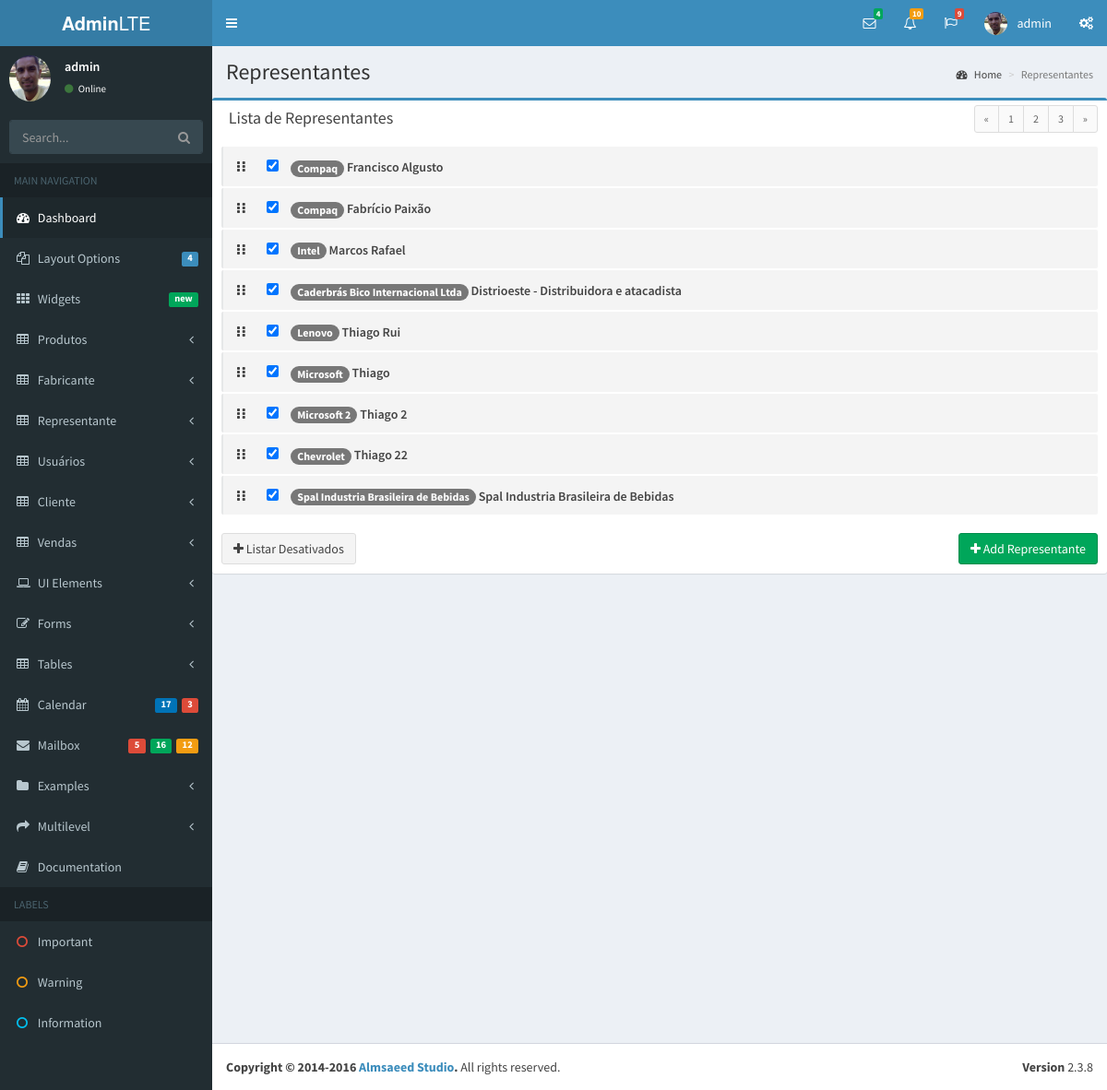
The page /views/representante/ (signed in) on the database its author committed.
### tables this page shows
CREATE TABLE `representante` (
  `idRepresentante` int(11) NOT NULL,
  `NomeRepresentante` varchar(75) NOT NULL,
  `TelefoneRepresentante` varchar(20) NOT NULL,
  `EmailRepresentante` varchar(45) NOT NULL,
  `repAtivo` int(1) NOT NULL,
  `repPublic` int(1) NOT NULL,
  `Fabricante_idFabricante` int(11) NOT NULL,
  `Usuario_idUser` int(11) NOT NULL
);

CREATE TABLE `fabricante` (
  `idFabricante` int(11) NOT NULL,
  `NomeFabricante` varchar(75) NOT NULL,
  `CNPJFabricante` varchar(75) NOT NULL,
  `EmailFabricante` varchar(75) NOT NULL,
  `EnderecoFabricante` varchar(75) NOT NULL,
  `TelefoneFabricante` varchar(75) NOT NULL,
  `Public` int(1) NOT NULL,
  `Ativo` int(1) NOT NULL,
  `Usuario_idUser` int(11) NOT NULL
);

### App/Models/connect.php (called while the page is built, shortened)
<?php
 class Connect
 {
 	var $localhost = "localhost";
 	var $root = "root";
 	var $passwd = "";
 	public function __construct()
 	{
 		$this->SQL = mysqli_connect($this->localhost, $this->root, $this->passwd);
 	}
 }

### App/Models/representante.class.php (the view, shortened to what this page needs)
<?php
 require_once 'connect.php';
  class Representante extends Connect
 {
 	public function index($value = NULL)
    {
 		$this->query = "SELECT * FROM `representante`, `fabricante` WHERE `Fabricante_idFabricante` = `idFabricante` AND (`repPublic` = '$value')";
 		$this->result = mysqli_query($this->SQL, $this->query) or die ( mysqli_error($this->SQL));
 		if($this->result){
 			while ($row = mysqli_fetch_array($this->result)) {
        if($row['repAtivo'] == 0){ $c ='class="label-warning"'; }else{ $c =" ";}
          echo '<li '.$c.'>
        <span class="handle">
          <i class="fa fa-ellipsis-v"></i>
          <i class="fa fa-ellipsis-v"></i>
        </span>
        <form class="label" name="ativ'.$row['idRepresentante'].'" action="../../App/Database/action.php" method="post">
                  <input type="hidden" name="id" id="id" value="'.$row['idRepresentante'].'">
                  <input type="hidden" name="status" id="status" value="'.$row['repAtivo'].'">
                  <input type="hidden" name="tabela" id="tabela" value="representante">
                  <input type="checkbox" id="status" name="status" ';
                   if($row['repAtivo'] == 1){ echo 'checked'; }
                  echo ' value="'.$row['repAtivo'].'" onclick="this.form.submit();" /></form>
                  <span class="text"><span class="badge left">'.$row['NomeFabricante'].' </span> '.$row['NomeRepresentante'].'</span>
                   <div class="tools right">
                    <a href="" data-toggle="modal" data-target="#myModalup'.$row['idRepresentante'].'"><i class="fa fa-edit"></i></a>
                  <a href="" data-toggle="modal" data-target="#myModal'.$row['idRepresentante'].'">';
                  echo '</a> </div>
<div class="modal fade" id="myModal'.$row['idRepresentante'].'" tabindex="-1" role="dialog" aria-labelledby="myModalLabel">
  <form id="delRep'.$row['idRepresentante'].'" name="delRep'.$row['idRepresentante'].'" action="../../App/Database/delRepresentante.php" method="post" style="color:#000;">
          Nome: '.$row['NomeRepresentante'].'
        <input type="hidden" id="idRepresentante" name="idRepresentante" value="'.$row['idRepresentante'].'">
  </form>
  </div>
<div class="modal fade" id="myModalup'.$row['idRepresentante'].'" tabindex="-1" role="dialog" aria-labelledby="myModalLabel">
  <form id="Up'.$row['idRepresentante'].'" name="Up'.$row['idRepresentante'].'" action="../../App/Database/insertrepresentante.php" method="post" style="color:#000;">
          <input type="text" id="NomeRepresentante" name="NomeRepresentante" value="'.$row['NomeRepresentante'].'">
          <input type="text" id="TelefoneRepresentante" name="TelefoneRepresentante" value="'.$row['TelefoneRepresentante'].'">
          <input type="text" id="EmailRepresentante" name="EmailRepresentante" value="'.$row['EmailRepresentante'].'">
        <input type="hidden" id="idFabricante" name="idFabricante" value="'.$row['Fabricante_idFabricante'].'">
        <input type="hidden" id="idRepresentante" name="idRepresentante" value="'.$row['idRepresentante'].'">
    </form>
  </div>
                </li>';
 			}
 		}
 	}
 }

### rows shown on the page
representante: repAtivo "☑", Fabricante_idFabricante.NomeFabricante "Compaq", NomeRepresentante "Francisco Algusto"
representante: repAtivo "☑", Fabricante_idFabricante.NomeFabricante "Compaq", NomeRepresentante "Fabrício Paixão"
representante: repAtivo "☑", Fabricante_idFabricante.NomeFabricante "Intel", NomeRepresentante "Marcos Rafael"
representante: repAtivo "☑", Fabricante_idFabricante.NomeFabricante "Caderbrás Bico Internacional Ltda", NomeRepresentante "Distrioeste - Distribuidora e atacadista"
representante: repAtivo "☑", Fabricante_idFabricante.NomeFabricante "Lenovo", NomeRepresentante "Thiago Rui"
representante: repAtivo "☑", Fabricante_idFabricante.NomeFabricante "Microsoft", NomeRepresentante "Thiago"
representante: repAtivo "☑", Fabricante_idFabricante.NomeFabricante "Microsoft 2", NomeRepresentante "Thiago 2"
representante: repAtivo "☑", Fabricante_idFabricante.NomeFabricante "Chevrolet", NomeRepresentante "Thiago 22"
representante: repAtivo "☑", Fabricante_idFabricante.NomeFabricante "Spal Industria Brasileira de Bebidas", NomeRepresentante "Spal Industria Brasileira de Bebidas"

### other values the page prints
$usuario "admin"
$button_name "Listar Desativados"
